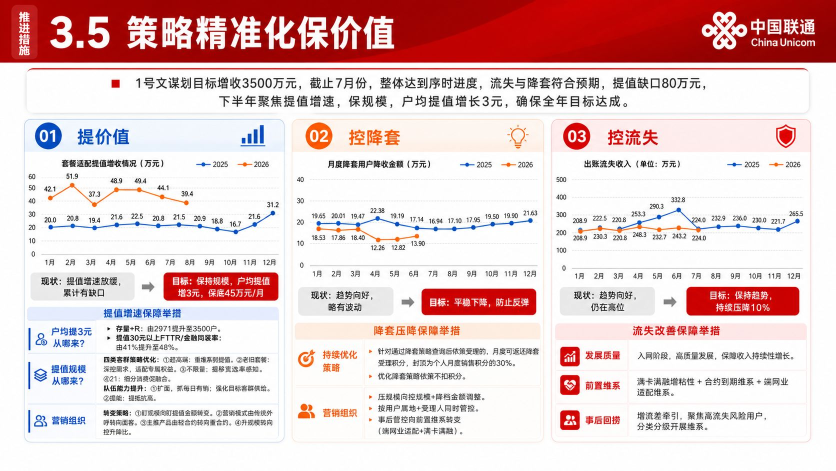
#> input picture evals/case-replay-task-mt0wdfjx4y91c/source/reference.jpg, 1672 x 941 px (shown at 1/2 size)
$ python probe_palette.py ../../evals/case-replay-task-mt0wdfjx4y91c/source/reference.jpg
#> lines starting #> are read from the running program, lines starting #| are printed output that depends on the picture
#!/usr/bin/env python3
"""Probe a slide image and recommend a safe chroma-key color for icon extraction.

Why: in Part 2 we extract icons onto a flat chroma-key canvas and then remove that
color with `remove_chroma_key.py`. If the slide itself contains the key color
(e.g. a green slide keyed on green), the icons get eaten by the matte. This tool
samples the slide, reports which candidate key colors collide with the artwork,
and prints the first safe one.

Usage:
    python3 scripts/probe_palette.py SLIDE.png
    python3 scripts/probe_palette.py SLIDE.png --json
    python3 scripts/probe_palette.py SLIDE.png --json --output palette-report.json

Output (human): a recommendation line `recommended_key: #ff00ff` plus per-candidate
coverage. With --json: a single machine-readable JSON line.
"""
from __future__ import annotations

import argparse
import colorsys
import json
import sys
from pathlib import Path
from atomic_output import atomic_write_json

# Candidate key colors in priority order. Green first (best matte behaviour in
# remove_chroma_key.py), then magenta, orange, red, cyan. Each entry is
# (name, hex, target_hue_degrees).
CANDIDATES = [
    ("green", "#00ff00", 120.0),
    ("magenta", "#ff00ff", 300.0),
    ("orange", "#ff7a00", 30.0),
    ("red", "#ff0033", 350.0),
    ("cyan", "#00ffff", 180.0),
]

# A pixel "collides" with a candidate when it is a vivid pixel whose hue is near
# the candidate hue. We only count vivid pixels (high saturation + mid/high
# value) because the matte only struggles with saturated key-like regions.
HUE_TOLERANCE_DEG = 30.0
MIN_SATURATION = 0.35
MIN_VALUE = 0.30
# Avoid a candidate if vivid pixels near its hue exceed this fraction of the image.
COLLISION_FRACTION = 0.012


def _load_pixels(path: Path, max_side: int = 240):
#> called with max_side = 240
    try:
        from PIL import Image
    except ImportError:
        print("Error: Pillow is required (pip3 install pillow).", file=sys.stderr)
        raise SystemExit(2)
    with Image.open(path) as im:
#> im is the input picture: PIL image 1672x941 RGB; mean R, G, B 230, 204.1, 204.3
        im = im.convert("RGB")
        w, h = im.size
#> w = 1672; h = 941
        scale = min(1.0, max_side / max(w, h))
#> scale = 0.144
        if scale < 1.0:
            im = im.resize((max(1, int(w * scale)), max(1, int(h * scale))))
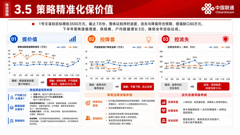
#> im: PIL image 240x135 RGB; mean R, G, B 229.9, 204, 204.3
        raw = im.tobytes()
        pixels = [(raw[i], raw[i + 1], raw[i + 2]) for i in range(0, len(raw), 3)]
#> pixels = 32400 items
        return pixels, im.size, (w, h)


def _hue_distance(a: float, b: float) -> float:
    d = abs(a - b) % 360.0
    return min(d, 360.0 - d)


def analyze(path: Path):
    pixels, (sample_w, sample_h), (source_w, source_h) = _load_pixels(path)
#> pixels = 32400 items; sample_w = 240; sample_h = 135; source_w = 1672; source_h = 941
    total = max(1, len(pixels))
#> total = 32400
    coverage = {name: 0 for name, _, _ in CANDIDATES}

    for r, g, b in pixels:
        hh, _, _ = colorsys.rgb_to_hls(r / 255.0, g / 255.0, b / 255.0)
        hue = hh * 360.0
        mx = max(r, g, b)
        mn = min(r, g, b)
        sat = 0.0 if mx == 0 else (mx - mn) / mx
        val = mx / 255.0
        if sat < MIN_SATURATION or val < MIN_VALUE:
            continue
        for name, _hex, target in CANDIDATES:
            if _hue_distance(hue, target) <= HUE_TOLERANCE_DEG:
                coverage[name] += 1
#> this loop made 32400 passes
#> (r, g, b, hh, hue, mx, mn, sat) on passes 1 to 3: (169, 1, 0, 0.000986, 0.355, 169, 0, 1), (170, 2, 1, 0.000986, 0.355, 170, 1, 0.994), (170, 2, 1, 0.000986, 0.355, 170, 1, 0.994)
#> after the loop, coverage = {'green': 0, 'magenta': 0, 'orange': 3836, 'red': 4795, 'cyan': 0}

    cov_frac = {name: coverage[name] / total for name, _, _ in CANDIDATES}
#> cov_frac = {'green': 0, 'magenta': 0, 'orange': 0.118, 'red': 0.148, 'cyan': 0}
    recommended = None
    for name, hexval, _ in CANDIDATES:
        if cov_frac[name] < COLLISION_FRACTION:
            recommended = (name, hexval)
            break
    if recommended is None:
        # Everything collides; pick the least-used candidate.
        name = min(cov_frac, key=cov_frac.get)
        recommended = (name, dict((n, h) for n, h, _ in CANDIDATES)[name])

    return {
        "image": str(path),
        "size": [source_w, source_h],
        "sample_size": [sample_w, sample_h],
        "coverage_fraction": {k: round(v, 5) for k, v in cov_frac.items()},
        "collision_threshold": COLLISION_FRACTION,
        "recommended_key_name": recommended[0],
        "recommended_key": recommended[1],
    }


def main() -> None:
    ap = argparse.ArgumentParser(description=__doc__)
    ap.add_argument("image", help="Slide image to probe.")
    ap.add_argument("--json", action="store_true", help="Emit a single JSON line.")
    ap.add_argument("--output", help="Also write the machine-readable report to this path.")
    args = ap.parse_args()

    path = Path(args.image)
    if not path.exists():
        print(f"Error: image not found: {path}", file=sys.stderr)
        raise SystemExit(2)

    result = analyze(path)
#> result = 7 items
    if args.output:
        output = Path(args.output)
        output.parent.mkdir(parents=True, exist_ok=True)
        atomic_write_json(output.resolve(), result)
    if args.json:
        print(json.dumps(result, ensure_ascii=False))
        return

    print(f"image: {result['image']}  source_size: {result['size'][0]}x{result['size'][1]}  sample_size: {result['sample_size'][0]}x{result['sample_size'][1]}")
#| image: ../../evals/case-replay-task-mt0wdfjx4y91c/source/reference.jpg  source_size: 1672x941  sample_size: 240x135
    print("vivid coverage per candidate key color:")
    for name, hexval, _ in CANDIDATES:
        frac = result["coverage_fraction"][name]
        flag = "COLLIDES" if frac >= COLLISION_FRACTION else "ok"
        print(f"  {name:8} {hexval}  {frac*100:6.2f}%  {flag}")
#> this loop made 5 passes
#> (frac, flag) on passes 1 to 5: (0, 'ok'), (0, 'ok'), (0.118, 'COLLIDES'), (0.148, 'COLLIDES'), (0, 'ok')
#|   green    #00ff00    0.00%  ok
#|   magenta  #ff00ff    0.00%  ok
#|   orange   #ff7a00   11.84%  COLLIDES
#|   red      #ff0033   14.80%  COLLIDES
#|   cyan     #00ffff    0.00%  ok
    print(f"recommended_key: {result['recommended_key']}  ({result['recommended_key_name']})")
#| recommended_key: #00ff00  (green)


if __name__ == "__main__":
    main()
